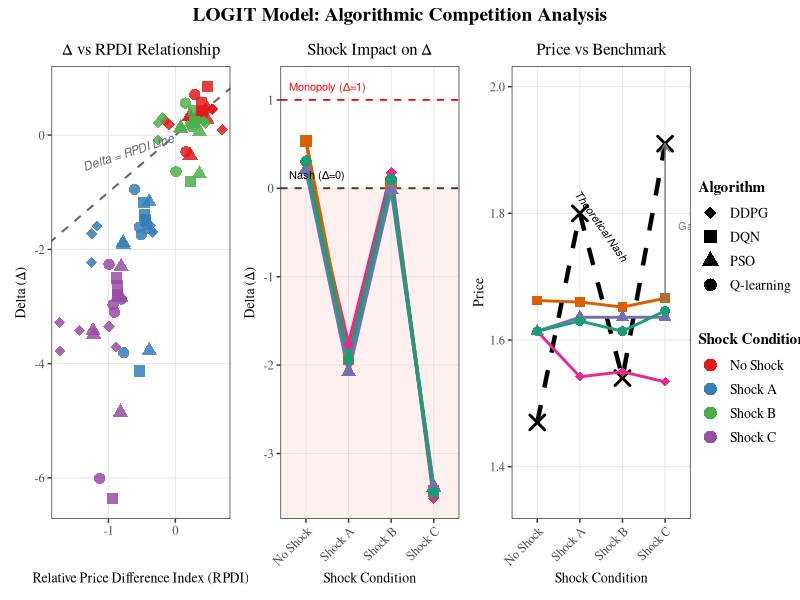
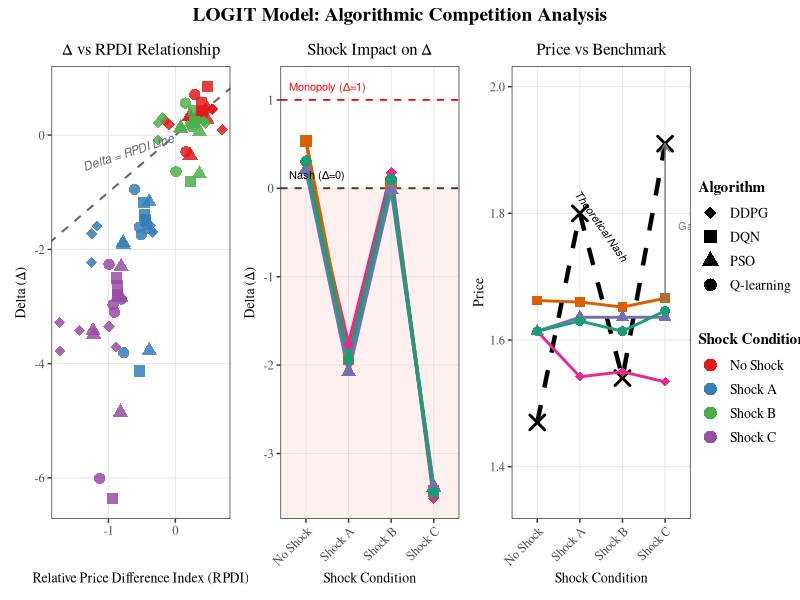

Write the R code that produced these figures, in order.
# =============================================================================
# LOGIT MODEL: Comprehensive Three-Panel Figure for Q1 Journal Publication
# =============================================================================
# This script creates a publication-quality figure with three panels:
# 1. Delta vs RPDI Scatter Plot
# 2. Shock Impact Across Conditions (Line Plot)
# 3. Price Stability vs Benchmark Shift
# With a shared legend on the right side
# =============================================================================

# Load required libraries
library(tidyverse)
library(ggplot2)
library(patchwork)
library(scales)

theme_set(theme_minimal(base_family = "serif", base_size = 12))

# Set seed for reproducibility
set.seed(42)

# Read the data
data <- read.csv("all_tables.csv", stringsAsFactors = FALSE)

# Filter for LOGIT model only
logit_data <- data %>% filter(Model == "LOGIT")

# Create long format for both agents
logit_long <- logit_data %>%
  pivot_longer(
    cols = c(Agent1_Delta, Agent2_Delta, Agent1_RPDI, Agent2_RPDI, 
             Agent1_Avg_Prices, Agent2_Avg_Prices),
    names_to = c("Agent", ".value"),
    names_pattern = "(Agent[12])_(.*)"
  ) %>%
  rename(Delta = Delta, RPDI = RPDI, Avg_Prices = Avg_Prices)

# Extract algorithm from Matchup
logit_long <- logit_long %>%
  mutate(
    Algorithm = case_when(
      Agent == "Agent1" ~ str_extract(Matchup, "^[A-Z]+"),
      Agent == "Agent2" ~ str_extract(Matchup, "vs ([A-Z]+)$", group = 1)
    ),
    Algorithm = case_when(
      Algorithm == "Q" ~ "Q-learning",
      Algorithm == "DQN" ~ "DQN",
      Algorithm == "PSO" ~ "PSO",
      Algorithm == "DDPG" ~ "DDPG",
      TRUE ~ Algorithm
    ),
    Shock_Condition = case_when(
      Shock == "0" ~ "No Shock",
      Shock == "A" ~ "Shock A",
      Shock == "B" ~ "Shock B",
      Shock == "C" ~ "Shock C"
    ),
    Shock_Condition = factor(Shock_Condition, 
                              levels = c("No Shock", "Shock A", "Shock B", "Shock C"))
  )

# =============================================================================
# DEFINE COMMON AESTHETICS
# =============================================================================

# Color palette for shock conditions (colorblind-friendly)
shock_colors <- c("No Shock" = "#E41A1C",   # Red
                  "Shock A" = "#377EB8",     # Blue
                  "Shock B" = "#4DAF4A",     # Green
                  "Shock C" = "#984EA3")     # Purple

# Shape palette for algorithms
algo_shapes <- c("Q-learning" = 16,  # Circle (filled)
                 "DQN" = 15,          # Square (filled)
                 "PSO" = 17,          # Triangle (filled)
                 "DDPG" = 18)         # Diamond (filled)

# Common theme for publication quality
theme_publication <- theme_bw(base_size = 11, base_family = "serif") +
  theme(
    plot.title = element_text(size = 12, hjust = 0.5),
    axis.title = element_text(size = 10),
    axis.text = element_text(size = 9),
    legend.title = element_text(size = 10, face = "bold"),
    legend.text = element_text(size = 9),
    panel.grid.minor = element_blank(),
    panel.grid.major = element_line(color = "gray90", linewidth = 0.3),
    plot.margin = margin(5, 5, 5, 5)
  )

# =============================================================================
# PANEL 1: DELTA vs RPDI SCATTER PLOT
# =============================================================================

p1_scatter <- ggplot(logit_long, aes(x = RPDI, y = Delta)) +
  # Reference diagonal line (Delta = RPDI)
  geom_abline(intercept = 0, slope = 1, linetype = "dashed", 
              color = "gray40", linewidth = 0.7) +
  # Data points

  geom_point(aes(shape = Algorithm, color = Shock_Condition), 
             size = 3.5, alpha = 0.85, stroke = 0.5) +
  # Scales
  scale_color_manual(values = shock_colors) +
  scale_shape_manual(values = algo_shapes) +
  # Labels
  labs(
    title = "Δ vs RPDI Relationship",
    x = "Relative Price Difference Index (RPDI)",
    y = "Delta (Δ)"
  ) +
  # Add annotation for the diagonal line
  annotate("text", x = -0.7, y = -0.3, label = "Delta = RPDI Line", 
           angle = 18, size = 3, color = "gray40", fontface = "italic") +
  # Theme
  theme_publication +
  theme(legend.position = "none")

# =============================================================================
# PANEL 2: SHOCK IMPACT LINE PLOT
# =============================================================================

# Aggregate data by algorithm and shock condition
shock_impact_data <- logit_long %>%
  group_by(Algorithm, Shock_Condition) %>%
  summarise(
    Mean_Delta = mean(Delta, na.rm = TRUE),
    .groups = "drop"
  )

p2_shock <- ggplot(shock_impact_data, 
                   aes(x = Shock_Condition, y = Mean_Delta, 
                       color = Algorithm, group = Algorithm)) +
  # Reference lines
  geom_hline(yintercept = 0, linetype = "dashed", color = "black", linewidth = 0.6) +
  geom_hline(yintercept = 1, linetype = "dashed", color = "red", linewidth = 0.6) +
  # Shaded regions
  annotate("rect", xmin = -Inf, xmax = Inf, ymin = -Inf, ymax = 0,
           fill = "#FFCCCC", alpha = 0.3) +
  # Lines and points
  geom_line(linewidth = 1.2) +
  geom_point(aes(shape = Algorithm), size = 3.5, fill = "white") +
  # Scales
  scale_color_manual(values = c("Q-learning" = "#1B9E77", 
                                 "DQN" = "#D95F02",
                                 "PSO" = "#7570B3", 
                                 "DDPG" = "#E7298A")) +
  scale_shape_manual(values = algo_shapes) +
  # Labels
  labs(
    title = "Shock Impact on Δ",
    x = "Shock Condition",
    y = "Delta (Δ)"
  ) +
  # Annotations
  annotate("text", x = 0.6, y = 0.15, label = "Nash (Δ=0)", 
           size = 2.8, color = "black", hjust = 0) +
  annotate("text", x = 0.6, y = 1.15, label = "Monopoly (Δ=1)", 
           size = 2.8, color = "red", hjust = 0) +
  # Theme
  theme_publication +
  theme(
    legend.position = "none",
    axis.text.x = element_text(angle = 45, hjust = 1)
  )

# =============================================================================
# PANEL 3: PRICE STABILITY VS BENCHMARK SHIFT
# =============================================================================

# Prepare price data
price_data <- logit_long %>%
  group_by(Algorithm, Shock_Condition) %>%
  summarise(
    Mean_Price = mean(Avg_Prices, na.rm = TRUE),
    Theo_Price = mean(Theo_Prices, na.rm = TRUE),
    .groups = "drop"
  )

# Theoretical Nash prices for LOGIT
theo_nash <- data.frame(
  Shock_Condition = factor(c("No Shock", "Shock A", "Shock B", "Shock C"),
                           levels = c("No Shock", "Shock A", "Shock B", "Shock C")),
  Nash_Price = c(1.47, 1.80, 1.54, 1.91)
)

p3_price <- ggplot() +
  # Theoretical Nash line (thick dashed)
  geom_line(data = theo_nash, 
            aes(x = Shock_Condition, y = Nash_Price, group = 1),
            linetype = "dashed", linewidth = 1.5, color = "black") +
  geom_point(data = theo_nash,
             aes(x = Shock_Condition, y = Nash_Price),
             size = 4, shape = 4, stroke = 1.5, color = "black") +
  # Algorithm actual prices
  geom_line(data = price_data, 
            aes(x = Shock_Condition, y = Mean_Price, 
                color = Algorithm, group = Algorithm),
            linewidth = 1.0) +
  geom_point(data = price_data,
             aes(x = Shock_Condition, y = Mean_Price, 
                 color = Algorithm, shape = Algorithm),
             size = 3) +
  # Scales
  scale_color_manual(values = c("Q-learning" = "#1B9E77", 
                                 "DQN" = "#D95F02",
                                 "PSO" = "#7570B3", 
                                 "DDPG" = "#E7298A")) +
  scale_shape_manual(values = algo_shapes) +
  scale_y_continuous(limits = c(1.35, 2.0)) +
  # Labels
  labs(
    title = "Price vs Benchmark",
    x = "Shock Condition",
    y = "Price"
  ) +
  # Annotations
  annotate("segment", x = 4, xend = 4, y = 1.66, yend = 1.91,
           arrow = arrow(ends = "both", length = unit(0.1, "inches")),
           color = "gray50") +
  annotate("text", x = 4.3, y = 1.78, label = "Gap", 
           size = 2.8, color = "gray50", hjust = 0) +
  annotate("text", x = 2.5, y = 1.78, label = "Theoretical Nash", 
           size = 2.8, angle = -55, color = "black", fontface = "italic") +
  # Theme
  theme_publication +
  theme(
    legend.position = "none",
    axis.text.x = element_text(angle = 45, hjust = 1)
  )

# =============================================================================
# CREATE SHARED LEGEND
# =============================================================================

# Create a dummy plot for extracting legends
legend_data <- logit_long %>%
  select(Algorithm, Shock_Condition, Delta, RPDI) %>%
  distinct()

p_legend <- ggplot(legend_data, aes(x = RPDI, y = Delta)) +
  geom_point(aes(shape = Algorithm), size = 4, color = "black") +
  geom_point(aes(color = Shock_Condition), size = 4, shape = 16) +
  scale_color_manual(values = shock_colors, name = "Shock Condition") +
  scale_shape_manual(values = algo_shapes, name = "Algorithm") +
  guides(
    shape = guide_legend(order = 1, title.position = "top"),
    color = guide_legend(order = 2, title.position = "top")
  ) +
  theme_publication +
  theme(
    legend.box = "vertical",
    legend.spacing.y = unit(0.5, "cm"),
    legend.title = element_text(size = 11, face = "bold"),
    legend.text = element_text(size = 10)
  )

# Extract legend using cowplot
library(cowplot)
legend_grob <- get_legend(p_legend)

# =============================================================================
# COMBINE ALL PANELS WITH SHARED LEGEND
# =============================================================================

# Combine the three plots
combined_plots <- p1_scatter + p2_shock + p3_price +
  plot_layout(ncol = 3, widths = c(1, 1, 1))

# Final assembly with legend on the right
final_figure <- plot_grid(
  combined_plots,
  legend_grob,
  ncol = 2,
  rel_widths = c(3, 0.4)
)

# Add overall title
title <- ggdraw() + 
  draw_label(
    "LOGIT Model: Algorithmic Competition Analysis",
    fontface = 'bold',
    fontfamily = 'serif',
    size = 14,
    x = 0.5,
    hjust = 0.5
  )

# Final plot with title
final_plot <- plot_grid(
  title,
  final_figure,
  ncol = 1,
  rel_heights = c(0.05, 1)
)

# =============================================================================
# SAVE THE FIGURE
# =============================================================================

# Save as high-resolution PNG
ggsave("LOGIT_comprehensive_figure.png", 
       plot = final_plot,
       width = 14, 
       height = 5,
       dpi = 600,
       bg = "white")

# Save as PDF (vector format for publication)
ggsave("LOGIT_comprehensive_figure.pdf", 
       plot = final_plot,
       width = 14, 
       height = 5,
       device = cairo_pdf)

# Display message
cat("LOGIT comprehensive figure saved successfully!\n")
cat("Files created: LOGIT_comprehensive_figure.png, LOGIT_comprehensive_figure.pdf\n")
